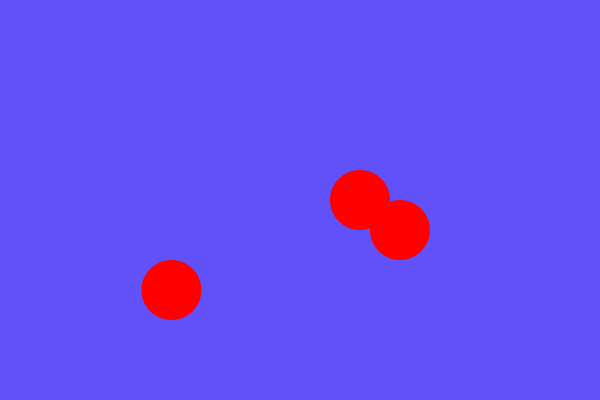
Frame 1 (no input)
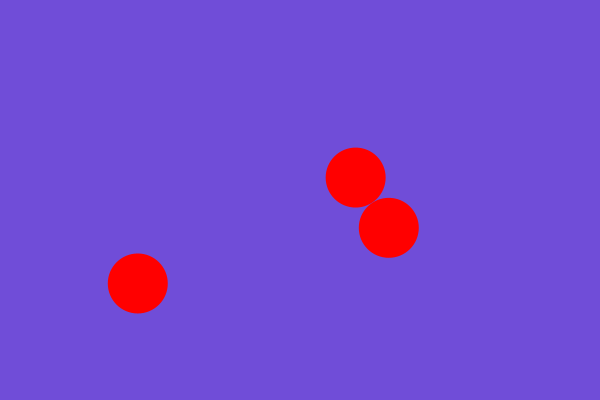
Frame 60 (the mouse pressed at the canvas centre just before this capture)
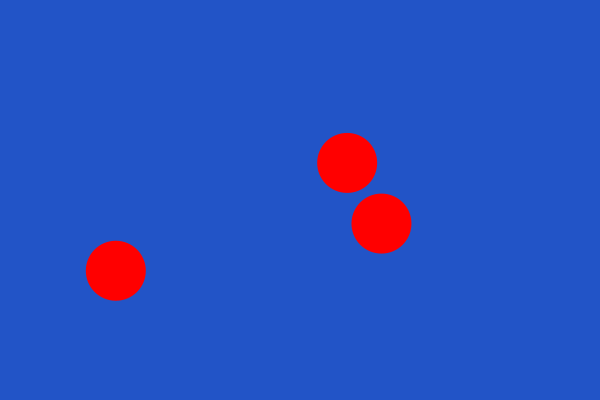
Frame 120 (the mouse held since frame 60 and released just before this capture)

The Processing sketch that drew these frames (run headless with seeded random() and noise(); from frame 60 on, the mouse is pressed at the canvas centre):

// Processing sketch: moving_ellipse
// ── moving_ellipse.pde
float val = 0;

void setup()
{
  size(600,400);
}

void draw()
{
  background(random(0,150), random(75,100), random(150,255));
  fill(255,0,0);
  noStroke();
  ellipse((cos(val)*60)+ width / 2, (sin(val)*60)+ height / 2, 60, 60);
  ellipse((sin(val)*90)+ width / 3.5, (cos(val)*90)+ height / 2, 60, 60);
  ellipse((sin(val)*30)+ width / 1.5, (cos(val)*30)+ height / 2, 60, 60);
  val = val + 0.1;
}
